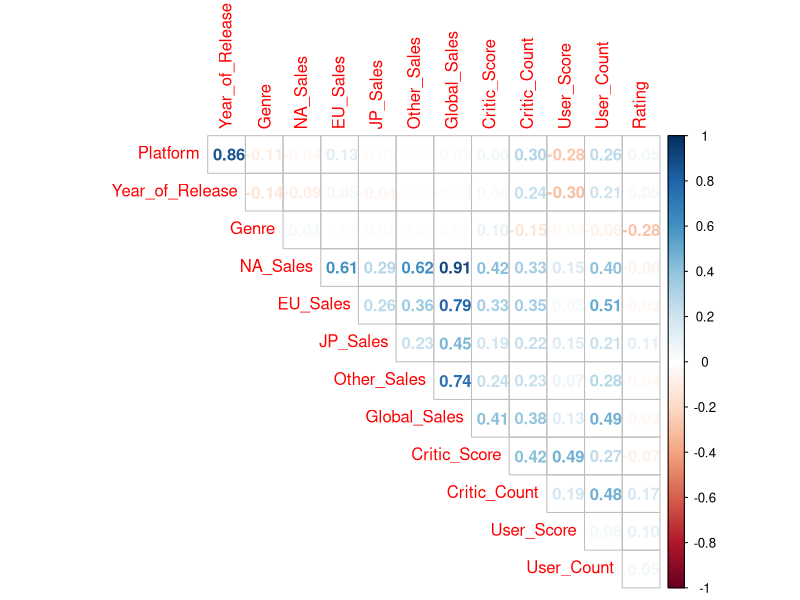

Write R code to recreate this figure. (Note: this script raises an error after producing the figure.)
# RADI SAMO SA NUMERICKIM PODACIMA!
# IZLAZNA VARIJABLA JE NUMERICKA!

# da je pisalo da treba da se ucita iz ISLR paketa onda treba
# install.packages('ISLR')
# library(ISLR)
# str(imeDataSeta)
# dataSet <- imeDataSeta

data <- read.csv("Video_Games_Sales_2017_reduced.csv", stringsAsFactors = F)

tempSub <- subset(data, (data$Platform == "PS2" 
                         | data$Platform == "PS3" | data$Platform == "PS4"))

rm(data)

str(tempSub)

# prvo sredjujemo izlaznu varijablu, moramo da obrisemo sve nedostajuce vrednosti
# jer moramo da izvrsimo predvidjanje nad postojecim podacima!
sum(is.na(tempSub$User_Score))
sum(tempSub$User_Score == "", na.rm = T)
sum(tempSub$User_Score == "-", na.rm = T)
sum(tempSub$User_Score == " ", na.rm = T)
table(tempSub$User_Score)

# vidimo da imamo prazne stringove i 'tbd' tako da cemo to pretvoriti u NA vrednosti
# i izbaciti iz naseg dataseta koji koristimo za model!
tempSub$User_Score[tempSub$User_Score == "" | tempSub$User_Score == "tbd"] <- NA

# vraca samo redove koje nemaju NA vrednosti za 13. kolonu, odnosno nasu
# izlaznu varijablu User_Score
dataSub <- tempSub[complete.cases(tempSub[,13]), ]

rm(tempSub)

# ubacili su N/A vrednosti takodje (za Year_of_Release npr.)
# to sam video zato sto sam izvrsio table(dataSub$Year_of_Release)...
# ne znam da li kazu na ispitu
apply(dataSub, MARGIN = 2, FUN = function(x) sum(is.na(x)))
apply(dataSub, MARGIN = 2, FUN = function(x) sum(x == "", na.rm = T))
apply(dataSub, MARGIN = 2, FUN = function(x) sum(x == "N/A", na.rm = T))
apply(dataSub, MARGIN = 2, FUN = function(x) sum(x == "-", na.rm = T))
apply(dataSub, MARGIN = 2, FUN = function(x) sum(x == " ", na.rm = T))
# varijable Critic_Score, Critic_Count imaju po 174 NA vrednosti

# varijable Developer i Rating imaju 2 i 17 praznih stringova respektivno

# Year_of_release ima 25 N/A vrednosti i Publisher 1

length(unique(dataSub$Name))
length(unique(dataSub$Publisher))
length(unique(dataSub$Developer))

length(unique(dataSub$Rating))
length(unique(dataSub$Platform))
length(unique(dataSub$Genre))

# varijable Name, Publisher i Developer cemo izostaviti iz 
# daljeg istrazivanja jer imaju previse razlicitih vrednosti
# pa ih ne mozemo transformisati u faktor varijable

dataSub$Name <- NULL
dataSub$Publisher <- NULL
dataSub$Developer <- NULL

str(dataSub)

# sredicemo year_of_release jer ima N/A vrednosti
# sredicemo critic_score i critic_count jer imaju NA vrednosti
# sredicemo rating jer ima prazne stringove

# YEAR OF RELEASE IMA N/A VREDNOSTI
# i trenutno je character varijabla, pa cemo je pretvoriti u factor, pa u numeric
# isto tako cemo uraditi za User_Score koji ima prazne stringove

# Year_of_release necemo transformisati direktno u numericku, vec prvo u faktorsku
# jer imati nivo za svaku godinu, pa tek onda u numericku
sort(table(dataSub$Year_of_Release))
dataSub$Year_of_Release[dataSub$Year_of_Release == "N/A"] <- "2004"
dataSub$Year_of_Release <- as.numeric(as.factor(dataSub$Year_of_Release))

# rating
sort(table(dataSub$Rating))
dataSub$Rating[dataSub$Rating == ""] <- "T"
dataSub$Rating <- as.numeric(as.factor(dataSub$Rating))

# genre
dataSub$Genre <- as.numeric(as.factor(dataSub$Genre))


# platform
dataSub$Platform <- as.numeric(as.factor(dataSub$Platform))

# mozete da stavite i redni broj kolone umesto nazive varijabli u sledecoj liniji
apply(dataSub[,c("Critic_Score", "Critic_Count")], 2, FUN = function(x) shapiro.test(x))
# nedostajuce vrednosti numerickih varijabli menjamo srednjom vrednoscu
# ako imaju normalnu raspodelu, a medijanom ako nemaju
# nijedna nema normalnu raspodelu, pa ih menjamo njihovom medijanom

medianCriticScore <- median(dataSub$Critic_Score, na.rm = T)
medianCriticCount <- median(dataSub$Critic_Count, na.rm = T)

dataSub$Critic_Score[is.na(dataSub$Critic_Score)] <- medianCriticScore
dataSub$Critic_Count[is.na(dataSub$Critic_Count)] <- medianCriticCount

dataSub$User_Score <- as.numeric(dataSub$User_Score)

str(dataSub)

# sad su nam sve varijable numericke i izbacili smo nepotrebne
# zavrseno sredjivanje

# sad gledamo korelacije
library(corrplot)
matrica <- cor(dataSub)
matrica[,11] # izabrali smo 11. kolonu/varijablu User_Score
corrplot(matrica, method = "number", type = "upper", diag = FALSE)
# jedini koeficijent korelacije koji se moze smatrati od znacaja
# u odnosu na User_Score je Critic_Score = 0.49,
# ostale su sve slabo korelisane
# (nema pravila koji stepen korelacije birate, uvek gledate relativno 
# u odnosu zadatak, mogu i da vam kazu npr. da gledate stepen korelacije
# koji je veci od 0.6)
# ovde vidimo da je jedino relevantno Critic_Score,
# ostali stepeni korelacije su niski
# takodje, kad izaberemo varijable koje su nam relevantne
# moramo da izbegnemo ulazne varijable (ove koje koristimo kao prediktore)
# koje su medjusobno visoko korelisane, onda cemo samo jednu po jednu izbacivati (videcete kad budemo radili VIF)
# to radimo jer kad su medjusobno visoko korelisane, onda ce uticati na model u losem smislu

# pravimo trening i test setove
library(caret)
set.seed(1010)
indexes <- createDataPartition(dataSub$User_Score, p = 0.8, list = FALSE)
train.data <- dataSub[indexes, ]
test.data <- dataSub[-indexes, ]

# pravimo model
# sad za lm uzimamo samo ove koje imaju jacu korelaciju, 
# u ovom slucaju samo Critic_Score
lm1 <- lm(User_Score ~ Critic_Score, data = train.data)
summary(lm1)
# za svako povecanje Critic_Score povecava nam se User_Score za 0.056 poena
# izgled linearne krive y = 3.246993 + 0.056x
# max zvezdica je 3, sto veci broj zvezdica, to je znacajnija predikcija
# intercept znaci kolika bi vrednost bila da su svi prediktori 0 (nije uvek realno)
# residual predstavlja razliku izmedju stvarnih i predvidjenih vrednosti
# i ovde iznosi 1.264
# r-squared znaci da nas model objasnjava 24.42% varijabilieteta zavisne promenljive User_Score
# f-statistika je 431.6, a p-value < 0.05, dakle postoji zavisnost izmedju 
# zavisne promenljive i prediktora i ima smisla razmatrati ovaj nas model

# sad proveravamo multikolinearnost, kolonearnost izmedju prediktora
# ne smemo da uzmemo 2 varijable koje imaju visoku kolinearnost
# OVO RADI AKO IMA 2 ILI VISE VARIJABLI, OVDE IMA SAMO JEDNA, PA NECE RADITI
# install.packages("car")
library(car)
vif(lm1) # variance inflation factor
# ovde imamo samo jednu varijablu, Critic_Score, pa nece raditi !


##############################################
##############################################
# OVAJ MODEL BEZ LIMITA, MOZETE DA 
# GA URADITE DA BISTE VIDELI DA LI JOS NESTO DA UBACITE U MODEL
# ODNOSNO DA LI MOZETE DA NAPRAVITE BOLJI MODEL

# sad pravimo novi model bez limita
lm2 <-  lm(User_Score ~ ., data = train.data)
summary(lm2)
# varijable koje se mogu smatrati od znacaja su 
# YearOfRelease, Genre, Critic_Score, Critic_Count i Rating
# residual predstavlja razliku izmedju predvidjenih i stvarnih vrednosti
# i ovde iznosi 1.132
# r-squared, nas model opisuje 39.85% varijabilieteta zavisne promenljive
# povecao nam se, sto je logicno, povecava se sto vise prediktora imamo u modelu
# f-statistika je 73.15, a p-value < 0.05, dakle postoji zavisnost izmedju 
# ovih varijabli

# OVDE IMA VISE VARIJABLI PA RADIMO PROVERU MULTIKOLINEARNOSTI
# install.packages("car")
library(car)
vif(lm2)
sqrt(vif(lm2))
sort(sqrt(vif(lm2))) # sortiramo da bude preglednije

# varijable koje imaju sqrt(vif(lm)) veci od 2 su problematicne
# postoji velika kolinearnost izmedju varijabli JP_Sales, Other_Sales, EU_Sales, 
# NA_Sales i Global_Sales
# izbacujemo jednu po jednu, pa gledamo kako se nas model menja

# ova linija koda nam pokazuje koeficijente za nase prediktore
coef(lm2)

# sve osim Global_Sales
lm3 <- lm(User_Score ~ . - (Global_Sales),
           data = train.data)
summary(lm3)

# eto, izbacivanjem Global_Sales je ostao isti R-squared i isti residual  std. error

sort(sqrt(vif(lm3)))
# ostalo nam je samo da izbacimo Platform jer ima visoku korelaciju sa year_of_release

# takodje, mozemo da izbacimo varijable koje se ne smatraju znacajnim, ove bez zvezdica
# i sa jednom zvezdicom

lm4 <- lm(User_Score ~ . - (Global_Sales + Platform),
          data = train.data)
summary(lm4)
sort(sqrt(vif(lm4)))
# eto, sad nemamo multikolinearnost
# izbacicemo sve varijable koje nisu znacajne i napraviti konacan model

lm5 <- lm(User_Score ~ Year_of_Release + Genre + EU_Sales + JP_Sales + Critic_Score + Rating,
           data = train.data)
summary(lm5)
sort(sqrt(vif(lm5)))

# vidimo da su nam ovde sve varijable od znacaja
# residual predstavlja razliku izmedju predvidjenih i stvarnih vrednosti
# i ovde iznosi 1.136
# r-squared, nas model opisuje 39.16% varijabilieteta zavisne promenljive
# smanjio nam se jer imamo manje prediktora nego u prethodnom modelu
# f-statistika je 142.8, a p-value < 0.05, dakle postoji zavisnost izmedju 
# ovih varijabli


#####################################################
#####################################################


# pravimo 4 plota
graphics.off()
par(mfrow = c(1,1)) # da imamo samo 1 red i 1 kolonu za grafove
par(mfrow = c(2,2)) # da imamo 2 reda i 2 kolone za grafove
plot(lm5)

# Prva slika govori koliko je prepostavka o linearnosti zadovoljenja, 
# predikcija se moze smatrati merodavnom ako je crvena linija blizu 
# toga da bude ravna, odnosno tackice su blizu toga da budu jednako rasporedjene
# Residuals su reziduali (razlika izmedju stvarnih i predvidjenih vrednosti)
# a fitted values predvidjene vrednosti 
# ovde se tezi da reziduali budu 0, tako da sto je crvena linija
# bliza 0, to je nas model bolji
# u nasem slucaju pretpostavka linearnosti nije zadovoljavajuca

# druga slika govori o tome da li su reziduali normalno rasporedjeni
# U ovom slucaju nisu jer u pocetku odstupaju u odnosu na isprekidanu liniju

# treca slika proverava da li rezidulali imaju jednake 
# varijanse (homoskedasticnost), ukoliko imamo horizontalnu liniju
# bilo gde na plotu, znaci da imaju
# kod nas nije skroz horizontalna, tako da se moze reci da se razlikuju

# cetvrta da li ima observacija sa veoma velikim/malim vrednostima 
# tj. ekstemnim vrednostima, Kukova distanca nam je preko isprekidanih crvenih linija
# ako je neka observacija preko te linije, znaci da imamo ekstremne vrednosti
# ovde nemamo varijable koje su van isprekidane linije
# ako kucate plot(lm3) videcete
# da imamo neke koje su blizu Kukove distance, ali ne preko
# tako da nece praviti problem
# da ih imamo, te vrednosti van Kukove distance ce uticati na model u losem smislu

# nas model ne ispunjava idealne uslove, ali je prihvatljiv

lm5.pred <- predict(lm5, newdata = test.data)
head(lm5.pred)
head(test.data$User_Score)

# mozete da da koristite ovaj ggplot, ali nije neophodno
test.data$User_Score_pred <- lm5.pred

library(ggplot2)
ggplot(test.data) +
    geom_density(aes(x = User_Score, color = 'actual')) +
  geom_density(aes(x = User_Score_pred, color = 'predicted'))

# vidimo da je samo u tacki 7.5 model izuzetno omanuo

# RSS = Residual Sum of Squares
# TSS = Total Sum of Squares
# sve ovo ispod je u cheatsheetu !!!

# residual je razlika izmedju stvarne i predvidjene vrednosti,
# nju sumiramo i kvadriramo da bismo dobili RSS:
RSS <- sum((lm5.pred - test.data$User_Score)^2)

# razlika izmedju vrednosti u testu i srednje vrednosti u trainu,
# nju sumiramo i kvadriramo da bismo dobili TSS
TSS <- sum((mean(train.data$User_Score) - test.data$User_Score)^2)

# ovo je formula za RSQUARED
rsquared <- 1 - RSS / TSS
rsquared
# ukupan objasnjeni varijabilitet je 36.79%


summary(lm5)
# uporedjujemo sa rsquared nad trainom i nad testom i vidimo 
# da je veca na trainu
# ukupan objasnjeni varijabilitet je 36.79%, a na trainu je 39.16%

# RMSE = Root Mean Squared Error, koliku gresku pravimo s predikcijama
# RSS / broj observacija u test setu
RMSE <- sqrt(RSS/nrow(test.data))
RMSE

# pravimo gresku 1.219 poena za izlaznu varijablu User_Score

# OVO NEMA U CHEATSHEETU !
mean(test.data$User_Score) # mean, srednja vrednost nam je 7.3 poena
RMSE/mean(test.data$User_Score)
# greska iznosi 17.07% od srednje vrednosti poena, sto govori da nam je model
# solidan

# NAPOMENA:
# MOZETE DA NAPRAVITE VISE LM - LINEARNIH MODELA I UPOREDJIVATI 
# KOJI JE BOLJI
# POENTA ZADATKA JE KORISCENJE FUNKCIJA, PRAVLJENJE MODELA
# I PISANJE STO VISE KOMENTARA U KONTEKSTU ZADATKA
# DA BI ONI VIDELI DA VI RAZUMETE STA RADITE






